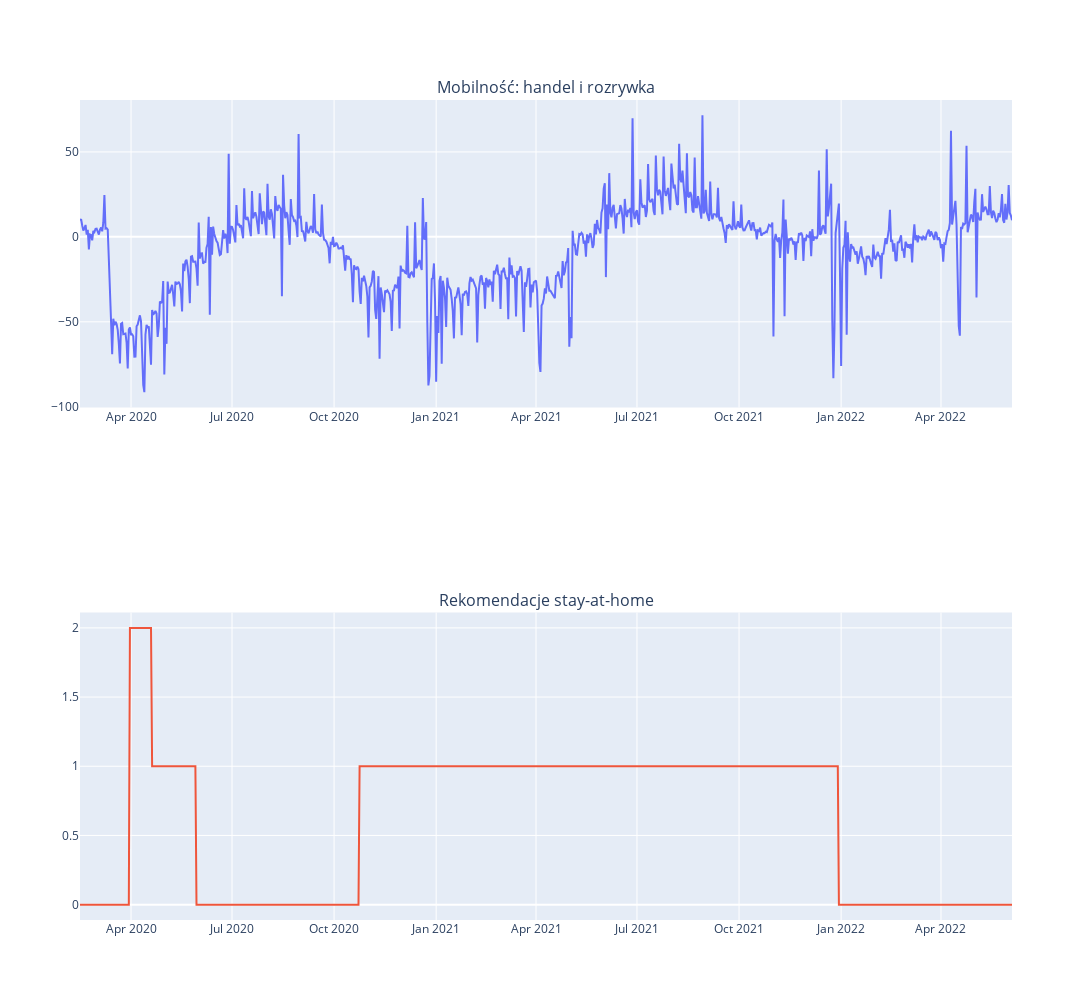

This figure's notebook cell:
### Markdown cell above
Let's compare the stay-at-home recommendations to your level of mobility. We assumed that the comparison with data on mobility in the retail category would be the most interesting

### Code cell
fig = make_subplots(rows=2, cols=1, subplot_titles=("Mobilność: handel i rozrywka", "Rekomendacje stay-at-home",))

fig.append_trace(go.Scatter(
    x=df_merge['date'],
    y=df_merge['retail'],
), row=1, col=1)

fig.append_trace(go.Scatter(
    x=df_merge['date'],
    y=df_merge['stay_home'],
), row=2, col=1)

fig.update_layout(showlegend=False, height=1000, width=1500)
fig.show()

### Figure 1 — Plotly figure (JSON) as saved in the notebook; plotly's stock layout.template omitted (floating-point values rounded to 4 significant figures; data arrays with more than 128 entries replaced by an {"elided": "..."} marker saying what was removed)
{"data": [{"type": "scatter", "x": {"elided": "841 str values"}, "xaxis": "x", "y": {"elided": "841 float values"}, "yaxis": "y"}, {"type": "scatter", "x": {"elided": "841 str values"}, "xaxis": "x2", "y": {"elided": "841 int values"}, "yaxis": "y2"}], "layout": {"annotations": [{"font": {"size": 16}, "showarrow": false, "text": "Mobilność: handel i rozrywka", "x": 0.5, "xanchor": "center", "xref": "paper", "y": 1, "yanchor": "bottom", "yref": "paper"}, {"font": {"size": 16}, "showarrow": false, "text": "Rekomendacje stay-at-home", "x": 0.5, "xanchor": "center", "xref": "paper", "y": 0.375, "yanchor": "bottom", "yref": "paper"}], "height": 1000, "showlegend": false, "width": 1500, "xaxis": {"anchor": "y", "domain": [0, 1]}, "xaxis2": {"anchor": "y2", "domain": [0, 1]}, "yaxis": {"anchor": "x", "domain": [0.625, 1]}, "yaxis2": {"anchor": "x2", "domain": [0, 0.375]}}}
